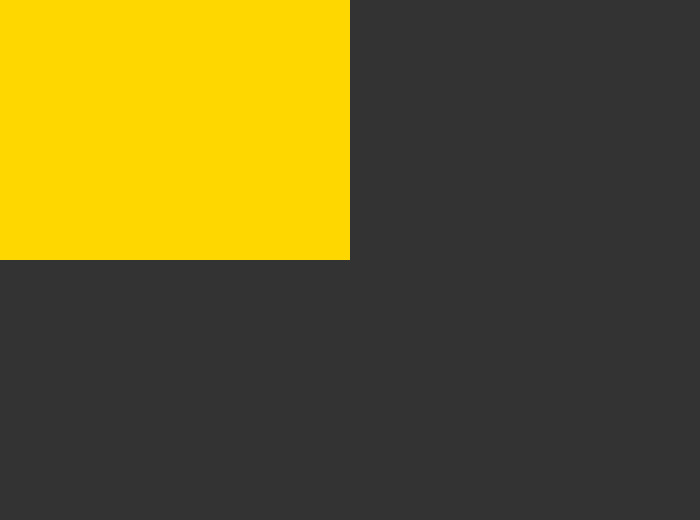
Frame 1 (no input)
Frame 60 (no input): identical to frame 1, image omitted
Frame 120 (the mouse pressed at the canvas centre since frame 60): blank canvas, image omitted

The p5.js sketch that drew this single still picture (run headless with seeded random() and noise() and a simulated clock; from frame 60 on, the mouse is pressed at the canvas centre):

// p5.js sketch
// ── sketch.js
var takki = false;

function setup(){
      createCanvas(700,520);
      noStroke();
    }

function draw(){
      background(51);
      if(mouseX < width/2 && mouseY < height/2){
        fill(255,215,0);
        rect(0,0,width/2,height/2);

        if(mouseIsPressed) {
          fill(255,215,0);
          rect(0,0,width,height);
        }
      }
      else if (mouseX > width/2 && mouseY < height/2) {
        fill(255,0,40);
        rect(width/2,0,width/2,height/2);

        if(mouseIsPressed) {
          fill(255,0,40);
          rect(0,0,width,height);
        }
      }
      else if (mouseX < width/2 && mouseY > height/2) {
        fill(0,255,0);
        rect(0,height/2,width/2,height/2);

        if(mouseIsPressed) {
          fill(0,255,0);
          rect(0,0,width,height);
        }
      }
      else if(mouseX >width/2 && mouseY >height/2) {
        fill(0,0,255);
        rect(width/2,height/2,width/2,height/2);

        if(mouseIsPressed) {
          fill(0,0,255);
          rect(0,0,width,height);
        }
      }
      if(takki) {
          fill(255,215,0);
          rect(0,0,width/2,height/2);
          fill(255,0,40);
          rect(width/2,0,width/2,height/2);
          fill(0,255,0);
          rect(0,height/2,width/2,height/2);
          fill(0,0,255);
          rect(width/2,height/2,width/2,height/2);
      }
    }

function keyPressed() {
  if(keyCode == 32) {
    takki = !takki;
  }
}
